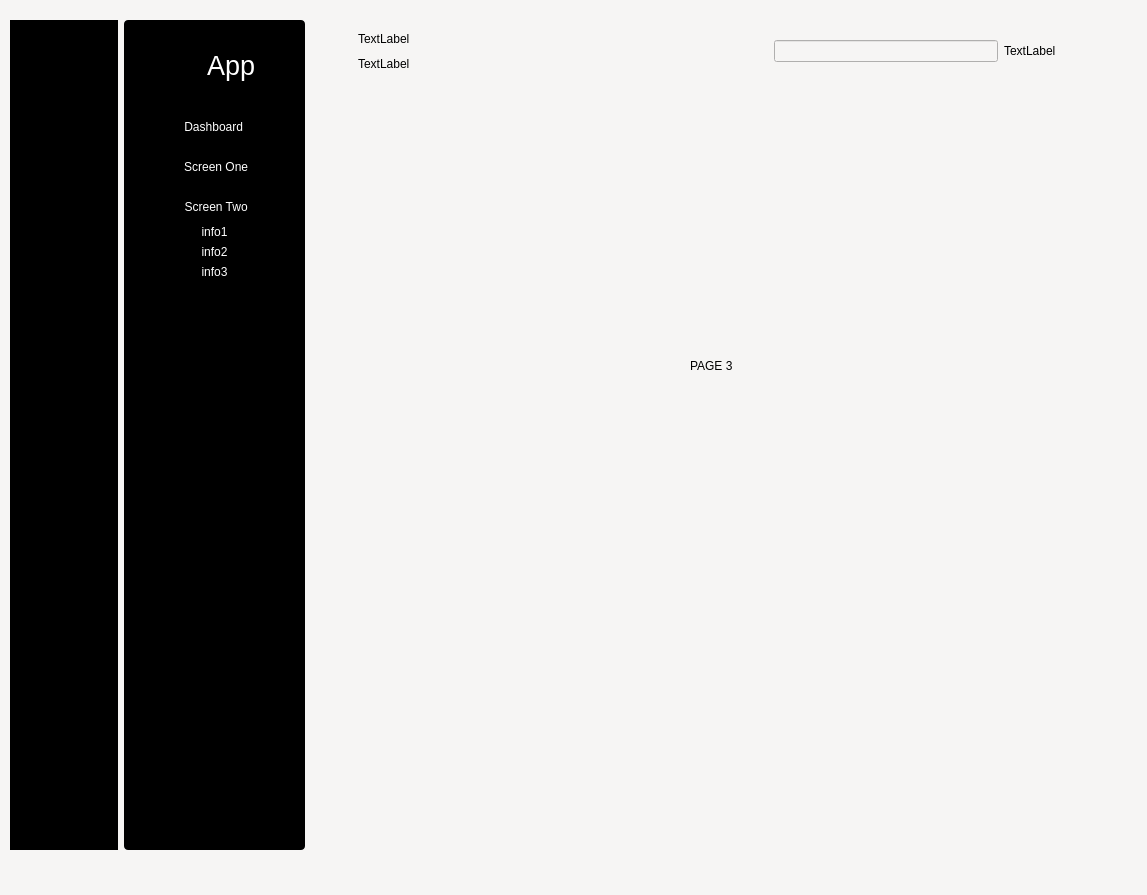
<?xml version="1.0" encoding="UTF-8"?>
<ui version="4.0">
 <class>AppWindow</class>
 <widget class="QMainWindow" name="AppWindow">
  <property name="geometry">
   <rect>
    <x>0</x>
    <y>0</y>
    <width>1147</width>
    <height>895</height>
   </rect>
  </property>
  <property name="windowTitle">
   <string>MainWindow</string>
  </property>
  <property name="styleSheet">
   <string notr="true">background-color: rgb(246, 245, 244);</string>
  </property>
  <widget class="QWidget" name="centralwidget">
   <widget class="QWidget" name="layoutWidget">
    <property name="geometry">
     <rect>
      <x>10</x>
      <y>20</y>
      <width>1055</width>
      <height>830</height>
     </rect>
    </property>
    <layout class="QGridLayout" name="gridLayout_2">
     <item row="0" column="2">
      <layout class="QVBoxLayout" name="verticalLayout_8">
       <item>
        <widget class="QWidget" name="info_widget" native="true">
         <property name="maximumSize">
          <size>
           <width>829</width>
           <height>62</height>
          </size>
         </property>
         <layout class="QHBoxLayout" name="horizontalLayout_5">
          <item>
           <layout class="QHBoxLayout" name="horizontalLayout_4">
            <item>
             <widget class="QPushButton" name="pushButton_2">
              <property name="styleSheet">
               <string notr="true">border : none;</string>
              </property>
              <property name="text">
               <string/>
              </property>
              <property name="icon">
               <iconset resource="resources.qrc">
                <normaloff>:/Icons/Icons/Green Facebook icon.jpeg</normaloff>:/Icons/Icons/Green Facebook icon.jpeg</iconset>
              </property>
              <property name="iconSize">
               <size>
                <width>29</width>
                <height>35</height>
               </size>
              </property>
              <property name="checkable">
               <bool>true</bool>
              </property>
             </widget>
            </item>
            <item>
             <layout class="QVBoxLayout" name="verticalLayout_5">
              <item>
               <widget class="QLabel" name="label">
                <property name="text">
                 <string>TextLabel</string>
                </property>
               </widget>
              </item>
              <item>
               <widget class="QLabel" name="label_2">
                <property name="text">
                 <string>TextLabel</string>
                </property>
               </widget>
              </item>
             </layout>
            </item>
           </layout>
          </item>
          <item>
           <spacer name="horizontalSpacer_6">
            <property name="orientation">
             <enum>Qt::Orientation::Horizontal</enum>
            </property>
            <property name="sizeHint" stdset="0">
             <size>
              <width>358</width>
              <height>20</height>
             </size>
            </property>
           </spacer>
          </item>
          <item>
           <layout class="QHBoxLayout" name="horizontalLayout_3">
            <item>
             <widget class="QLineEdit" name="lineEdit"/>
            </item>
            <item>
             <widget class="QLabel" name="label_6">
              <property name="text">
               <string>TextLabel</string>
              </property>
             </widget>
            </item>
           </layout>
          </item>
         </layout>
        </widget>
       </item>
       <item>
        <widget class="QWidget" name="screen_widget" native="true">
         <property name="maximumSize">
          <size>
           <width>920</width>
           <height>761</height>
          </size>
         </property>
         <property name="styleSheet">
          <string notr="true"/>
         </property>
         <layout class="QGridLayout" name="gridLayout">
          <item row="0" column="0" colspan="2">
           <widget class="QStackedWidget" name="stackedWidget">
            <property name="currentIndex">
             <number>1</number>
            </property>
            <widget class="QWidget" name="page">
             <widget class="QLabel" name="label_7">
              <property name="geometry">
               <rect>
                <x>330</x>
                <y>210</y>
                <width>67</width>
                <height>17</height>
               </rect>
              </property>
              <property name="styleSheet">
               <string notr="true">color : black;</string>
              </property>
              <property name="text">
               <string>PAGE1</string>
              </property>
             </widget>
            </widget>
            <widget class="QWidget" name="page_3">
             <widget class="QLabel" name="label_9">
              <property name="geometry">
               <rect>
                <x>370</x>
                <y>260</y>
                <width>67</width>
                <height>17</height>
               </rect>
              </property>
              <property name="styleSheet">
               <string notr="true">color : black;</string>
              </property>
              <property name="text">
               <string>PAGE 3</string>
              </property>
             </widget>
            </widget>
            <widget class="QWidget" name="page_2">
             <widget class="QLabel" name="label_8">
              <property name="geometry">
               <rect>
                <x>340</x>
                <y>170</y>
                <width>67</width>
                <height>17</height>
               </rect>
              </property>
              <property name="styleSheet">
               <string notr="true">color : black;</string>
              </property>
              <property name="text">
               <string>PAGE 2</string>
              </property>
             </widget>
            </widget>
           </widget>
          </item>
         </layout>
        </widget>
       </item>
      </layout>
     </item>
     <item row="0" column="1">
      <widget class="QWidget" name="name_icon_widget" native="true">
       <property name="maximumSize">
        <size>
         <width>231</width>
         <height>831</height>
        </size>
       </property>
       <property name="styleSheet">
        <string notr="true">
QWidget
{
        background-color: rgb(0, 0, 0);
    color : white;
    border-radius : 4px;
}
QPushButton
{
height : 20px;
border : none;
}
QPushButton:checked
{
        background-color: white;
    color : #0d4328;
    border-radius : 3px;
}
</string>
       </property>
       <layout class="QVBoxLayout" name="verticalLayout_6">
        <property name="topMargin">
         <number>30</number>
        </property>
        <item>
         <layout class="QHBoxLayout" name="horizontalLayout">
          <property name="leftMargin">
           <number>40</number>
          </property>
          <property name="rightMargin">
           <number>40</number>
          </property>
          <item>
           <widget class="QLabel" name="label_5">
            <property name="maximumSize">
             <size>
              <width>40</width>
              <height>40</height>
             </size>
            </property>
            <property name="text">
             <string/>
            </property>
            <property name="pixmap">
             <pixmap resource="resources.qrc">:/Icons/Icons/logo.png</pixmap>
            </property>
            <property name="scaledContents">
             <bool>true</bool>
            </property>
           </widget>
          </item>
          <item>
           <widget class="QLabel" name="label_3">
            <property name="font">
             <font>
              <pointsize>20</pointsize>
             </font>
            </property>
            <property name="text">
             <string>   App</string>
            </property>
           </widget>
          </item>
         </layout>
        </item>
        <item>
         <layout class="QVBoxLayout" name="verticalLayout_2">
          <property name="spacing">
           <number>20</number>
          </property>
          <property name="topMargin">
           <number>30</number>
          </property>
          <property name="bottomMargin">
           <number>26</number>
          </property>
          <item>
           <widget class="QPushButton" name="Dash_Button">
            <property name="enabled">
             <bool>true</bool>
            </property>
            <property name="styleSheet">
             <string notr="true">QPushButton
{
border : none;
padding-right : 5px;
}
QPushButton:checked
{
        background-color: white;
    color : #0d4328;
    border-radius : 3px;
}</string>
            </property>
            <property name="text">
             <string> Dashboard</string>
            </property>
            <property name="icon">
             <iconset resource="resources.qrc">
              <normaloff>:/Icons/Icons/dashboard(1).png</normaloff>
              <normalon>:/Icons/Icons/dashboard.png</normalon>:/Icons/Icons/dashboard(1).png</iconset>
            </property>
            <property name="checkable">
             <bool>true</bool>
            </property>
            <property name="autoExclusive">
             <bool>true</bool>
            </property>
           </widget>
          </item>
          <item>
           <widget class="QPushButton" name="ScreenButton">
            <property name="styleSheet">
             <string notr="true">QPushButton
{
border : none;
}
QPushButton:checked
{
        background-color: white;
    color : #0d4328;
    border-radius : 3px;
}</string>
            </property>
            <property name="text">
             <string> Screen One</string>
            </property>
            <property name="icon">
             <iconset resource="resources.qrc">
              <normaloff>:/Icons/Icons/dashboard(1).png</normaloff>
              <normalon>:/Icons/Icons/dashboard.png</normalon>:/Icons/Icons/dashboard(1).png</iconset>
            </property>
            <property name="checkable">
             <bool>true</bool>
            </property>
            <property name="autoExclusive">
             <bool>true</bool>
            </property>
           </widget>
          </item>
          <item>
           <widget class="QFrame" name="ScreenTwo_Frame">
            <property name="maximumSize">
             <size>
              <width>16777215</width>
              <height>81</height>
             </size>
            </property>
            <property name="styleSheet">
             <string notr="true">QPushButton
{
border : none;
}
QFrame
{
border : none;

}</string>
            </property>
            <property name="frameShape">
             <enum>QFrame::Shape::StyledPanel</enum>
            </property>
            <property name="frameShadow">
             <enum>QFrame::Shadow::Raised</enum>
            </property>
            <layout class="QVBoxLayout" name="verticalLayout_4">
             <property name="spacing">
              <number>9</number>
             </property>
             <property name="leftMargin">
              <number>0</number>
             </property>
             <property name="topMargin">
              <number>0</number>
             </property>
             <property name="rightMargin">
              <number>0</number>
             </property>
             <property name="bottomMargin">
              <number>0</number>
             </property>
             <item>
              <widget class="QPushButton" name="pushButton_10">
               <property name="maximumSize">
                <size>
                 <width>16777215</width>
                 <height>62</height>
                </size>
               </property>
               <property name="styleSheet">
                <string notr="true">QPushButton
{
border : none;
}
QPushButton:checked
{
        background-color: white;
    color : #0d4328;
    border-radius : 3px;
}
</string>
               </property>
               <property name="text">
                <string> Screen Two</string>
               </property>
               <property name="icon">
                <iconset resource="resources.qrc">
                 <normaloff>:/Icons/Icons/dashboard(1).png</normaloff>
                 <normalon>:/Icons/Icons/dashboard.png</normalon>:/Icons/Icons/dashboard(1).png</iconset>
               </property>
               <property name="checkable">
                <bool>true</bool>
               </property>
               <property name="autoExclusive">
                <bool>true</bool>
               </property>
              </widget>
             </item>
             <item>
              <widget class="QFrame" name="Two_Frame">
               <property name="enabled">
                <bool>true</bool>
               </property>
               <property name="maximumSize">
                <size>
                 <width>225</width>
                 <height>53</height>
                </size>
               </property>
               <property name="frameShape">
                <enum>QFrame::Shape::StyledPanel</enum>
               </property>
               <property name="frameShadow">
                <enum>QFrame::Shadow::Raised</enum>
               </property>
               <layout class="QVBoxLayout" name="verticalLayout">
                <property name="spacing">
                 <number>8</number>
                </property>
                <property name="leftMargin">
                 <number>0</number>
                </property>
                <property name="topMargin">
                 <number>0</number>
                </property>
                <property name="rightMargin">
                 <number>0</number>
                </property>
                <property name="bottomMargin">
                 <number>0</number>
                </property>
                <item>
                 <widget class="QPushButton" name="pushButton_15">
                  <property name="styleSheet">
                   <string notr="true">QPushButton:hover
{
    color : #83ffbd;
}</string>
                  </property>
                  <property name="text">
                   <string>info1</string>
                  </property>
                  <property name="checkable">
                   <bool>true</bool>
                  </property>
                  <property name="autoExclusive">
                   <bool>false</bool>
                  </property>
                 </widget>
                </item>
                <item>
                 <widget class="QPushButton" name="pushButton_16">
                  <property name="styleSheet">
                   <string notr="true">QPushButton:hover
{
    color : #83ffbd;
}</string>
                  </property>
                  <property name="text">
                   <string>info2</string>
                  </property>
                  <property name="checkable">
                   <bool>true</bool>
                  </property>
                  <property name="autoExclusive">
                   <bool>true</bool>
                  </property>
                 </widget>
                </item>
                <item>
                 <widget class="QPushButton" name="pushButton_17">
                  <property name="styleSheet">
                   <string notr="true">QPushButton:hover
{
    color : #83ffbd;
}</string>
                  </property>
                  <property name="text">
                   <string>info3</string>
                  </property>
                  <property name="checkable">
                   <bool>true</bool>
                  </property>
                 </widget>
                </item>
               </layout>
              </widget>
             </item>
            </layout>
           </widget>
          </item>
         </layout>
        </item>
        <item>
         <spacer name="verticalSpacer">
          <property name="orientation">
           <enum>Qt::Orientation::Vertical</enum>
          </property>
          <property name="sizeHint" stdset="0">
           <size>
            <width>20</width>
            <height>518</height>
           </size>
          </property>
         </spacer>
        </item>
       </layout>
      </widget>
     </item>
     <item row="0" column="0">
      <widget class="QWidget" name="icons_widget" native="true">
       <property name="maximumSize">
        <size>
         <width>108</width>
         <height>831</height>
        </size>
       </property>
       <property name="styleSheet">
        <string notr="true">QWidget
{
        background-color: rgb(0, 0, 0);
}
QPushButton
{
height : 20px;
border : none;
}
QPushButton:checked
{
        background-color: white;
    color : #0d4328;
    border-radius : 3px;
}</string>
       </property>
       <layout class="QVBoxLayout" name="verticalLayout_7">
        <property name="topMargin">
         <number>30</number>
        </property>
        <item>
         <layout class="QHBoxLayout" name="horizontalLayout_2">
          <item>
           <spacer name="horizontalSpacer_2">
            <property name="orientation">
             <enum>Qt::Orientation::Horizontal</enum>
            </property>
            <property name="sizeHint" stdset="0">
             <size>
              <width>18</width>
              <height>20</height>
             </size>
            </property>
           </spacer>
          </item>
          <item>
           <widget class="QLabel" name="label_4">
            <property name="maximumSize">
             <size>
              <width>40</width>
              <height>40</height>
             </size>
            </property>
            <property name="text">
             <string/>
            </property>
            <property name="pixmap">
             <pixmap resource="resources.qrc">:/Icons/Icons/logo.png</pixmap>
            </property>
            <property name="scaledContents">
             <bool>true</bool>
            </property>
           </widget>
          </item>
          <item>
           <spacer name="horizontalSpacer">
            <property name="orientation">
             <enum>Qt::Orientation::Horizontal</enum>
            </property>
            <property name="sizeHint" stdset="0">
             <size>
              <width>18</width>
              <height>20</height>
             </size>
            </property>
           </spacer>
          </item>
         </layout>
        </item>
        <item>
         <layout class="QVBoxLayout" name="verticalLayout_3">
          <property name="spacing">
           <number>20</number>
          </property>
          <property name="topMargin">
           <number>30</number>
          </property>
          <property name="bottomMargin">
           <number>20</number>
          </property>
          <item>
           <widget class="QPushButton" name="pushButton">
            <property name="styleSheet">
             <string notr="true">QPushButton
{
 border : none;
}</string>
            </property>
            <property name="text">
             <string/>
            </property>
            <property name="icon">
             <iconset resource="resources.qrc">
              <normaloff>:/Icons/Icons/dashboard.png</normaloff>
              <normalon>:/Icons/Icons/dashboard(1).png</normalon>:/Icons/Icons/dashboard.png</iconset>
            </property>
            <property name="checkable">
             <bool>true</bool>
            </property>
            <property name="autoExclusive">
             <bool>true</bool>
            </property>
           </widget>
          </item>
          <item>
           <widget class="QPushButton" name="pushButton_3">
            <property name="styleSheet">
             <string notr="true">QPushButton
{
 border : none;
}</string>
            </property>
            <property name="text">
             <string/>
            </property>
            <property name="icon">
             <iconset resource="resources.qrc">
              <normaloff>:/Icons/Icons/dashboard.png</normaloff>
              <normalon>:/Icons/Icons/dashboard(1).png</normalon>:/Icons/Icons/dashboard.png</iconset>
            </property>
            <property name="checkable">
             <bool>true</bool>
            </property>
            <property name="autoExclusive">
             <bool>true</bool>
            </property>
           </widget>
          </item>
          <item>
           <widget class="QPushButton" name="pushButton_4">
            <property name="styleSheet">
             <string notr="true">QPushButton
{
 border : none;
}</string>
            </property>
            <property name="text">
             <string/>
            </property>
            <property name="icon">
             <iconset resource="resources.qrc">
              <normaloff>:/Icons/Icons/dashboard.png</normaloff>
              <normalon>:/Icons/Icons/dashboard(1).png</normalon>:/Icons/Icons/dashboard.png</iconset>
            </property>
            <property name="checkable">
             <bool>true</bool>
            </property>
            <property name="autoExclusive">
             <bool>true</bool>
            </property>
           </widget>
          </item>
         </layout>
        </item>
        <item>
         <spacer name="verticalSpacer_2">
          <property name="orientation">
           <enum>Qt::Orientation::Vertical</enum>
          </property>
          <property name="sizeHint" stdset="0">
           <size>
            <width>20</width>
            <height>585</height>
           </size>
          </property>
         </spacer>
        </item>
       </layout>
      </widget>
     </item>
    </layout>
   </widget>
  </widget>
 </widget>
 <resources>
  <include location="resources.qrc"/>
 </resources>
 <connections>
  <connection>
   <sender>pushButton_10</sender>
   <signal>toggled(bool)</signal>
   <receiver>Two_Frame</receiver>
   <slot>setHidden(bool)</slot>
   <hints>
    <hint type="sourcelabel">
     <x>275</x>
     <y>214</y>
    </hint>
    <hint type="destinationlabel">
     <x>283</x>
     <y>238</y>
    </hint>
   </hints>
  </connection>
  <connection>
   <sender>Dash_Button</sender>
   <signal>toggled(bool)</signal>
   <receiver>pushButton</receiver>
   <slot>setChecked(bool)</slot>
   <hints>
    <hint type="sourcelabel">
     <x>225</x>
     <y>133</y>
    </hint>
    <hint type="destinationlabel">
     <x>81</x>
     <y>141</y>
    </hint>
   </hints>
  </connection>
  <connection>
   <sender>ScreenButton</sender>
   <signal>toggled(bool)</signal>
   <receiver>pushButton_3</receiver>
   <slot>setChecked(bool)</slot>
   <hints>
    <hint type="sourcelabel">
     <x>240</x>
     <y>183</y>
    </hint>
    <hint type="destinationlabel">
     <x>78</x>
     <y>183</y>
    </hint>
   </hints>
  </connection>
  <connection>
   <sender>pushButton_10</sender>
   <signal>toggled(bool)</signal>
   <receiver>pushButton_4</receiver>
   <slot>setChecked(bool)</slot>
   <hints>
    <hint type="sourcelabel">
     <x>188</x>
     <y>213</y>
    </hint>
    <hint type="destinationlabel">
     <x>82</x>
     <y>214</y>
    </hint>
   </hints>
  </connection>
  <connection>
   <sender>pushButton_2</sender>
   <signal>toggled(bool)</signal>
   <receiver>name_icon_widget</receiver>
   <slot>setHidden(bool)</slot>
   <hints>
    <hint type="sourcelabel">
     <x>373</x>
     <y>52</y>
    </hint>
    <hint type="destinationlabel">
     <x>334</x>
     <y>56</y>
    </hint>
   </hints>
  </connection>
  <connection>
   <sender>pushButton_2</sender>
   <signal>toggled(bool)</signal>
   <receiver>icons_widget</receiver>
   <slot>setVisible(bool)</slot>
   <hints>
    <hint type="sourcelabel">
     <x>372</x>
     <y>41</y>
    </hint>
    <hint type="destinationlabel">
     <x>116</x>
     <y>39</y>
    </hint>
   </hints>
  </connection>
 </connections>
</ui>
